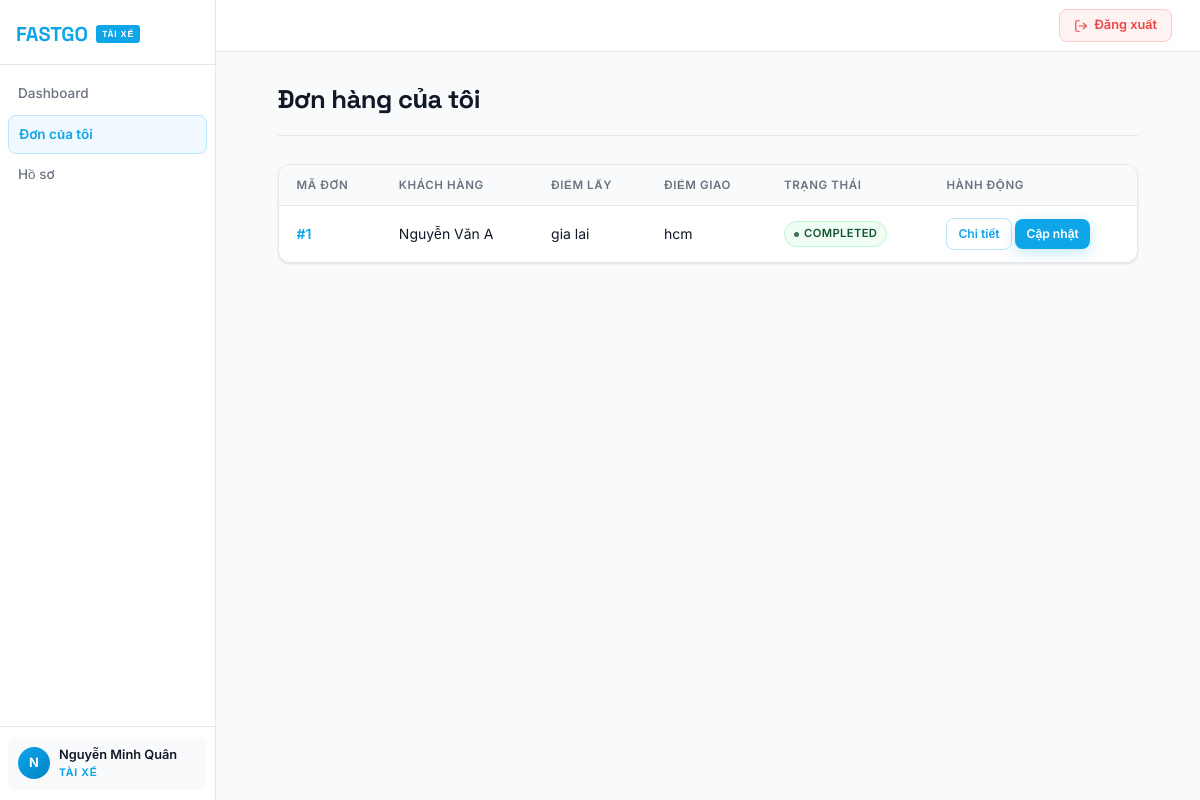
Screenshot of /driver/my-orders.php (signed in) with the database file from the repository.
### tables this page shows
CREATE TABLE `orders` (
  `id` int(11) NOT NULL,
  `customer_id` int(11) NOT NULL,
  `driver_id` int(11) DEFAULT NULL,
  `staff_id` int(11) DEFAULT NULL,
  `pickup_address` text NOT NULL,
  `delivery_address` text NOT NULL,
  `weight` decimal(10,2) DEFAULT NULL,
  `price` decimal(10,2) DEFAULT NULL,
  `status` enum('pending','assigned','picked_up','delivering','completed','cancelled') DEFAULT 'pending',
  `created_at` timestamp NOT NULL DEFAULT current_timestamp(),
  `distance_km` decimal(8,2) DEFAULT 0.00 COMMENT 'Khoảng cách km',
  `package_type` varchar(20) DEFAULT 'small' COMMENT 'Loại hàng: document/small/medium/large/fragile/food',
  `note` text DEFAULT NULL COMMENT 'Ghi chú của khách',
  `goods_value` decimal(12,2) DEFAULT 0.00 COMMENT 'Giá trị hàng hóa',
  `shipping_fee` decimal(12,2) DEFAULT 0.00 COMMENT 'Phí ship hệ thống tính',
  `fee_approved` tinyint(1) DEFAULT 0 COMMENT '1 = nhân viên đã duyệt phí'
);

CREATE TABLE `users` (
  `id` int(11) NOT NULL,
  `fullname` varchar(255) NOT NULL,
  `email` varchar(255) NOT NULL,
  `phone` varchar(20) DEFAULT NULL,
  `password` varchar(255) NOT NULL,
  `role` enum('admin','staff','driver','customer') DEFAULT 'customer',
  `status` enum('active','locked') NOT NULL DEFAULT 'active',
  `cccd` varchar(20) DEFAULT NULL,
  `birthdate` date DEFAULT NULL,
  `education` varchar(100) DEFAULT NULL,
  `vehicle_plate` varchar(20) DEFAULT NULL,
  `address` text DEFAULT NULL,
  `hometown` varchar(255) DEFAULT NULL,
  `ethnicity` varchar(100) DEFAULT NULL,
  `gender` varchar(20) DEFAULT NULL,
  `nationality` varchar(100) DEFAULT NULL,
  `religion` varchar(100) DEFAULT NULL,
  `license_type` varchar(20) DEFAULT NULL,
  `created_at` timestamp NOT NULL DEFAULT current_timestamp()
);

### driver/my-orders.php (the view, shortened to what this page needs)
<?php
require "../includes/db.php";
$driver_id = $_SESSION['user']['id'];
$stmt = $conn->prepare("
 SELECT orders.*, users.fullname AS customer_name
 FROM orders
 JOIN users ON orders.customer_id = users.id
 WHERE driver_id=?
 ORDER BY orders.id DESC
");
$stmt->execute([$driver_id]);
$orders = $stmt->fetchAll(PDO::FETCH_ASSOC);
include "../includes/header-nhanvien.php";
?>
<div class="page-header"><h2>Đơn hàng của tôi</h2></div>
<div class="table-wrap">
<table>
<thead>
<tr>
 <th>Mã đơn</th>
 <th>Khách hàng</th>
 <th>Điểm lấy</th>
 <th>Điểm giao</th>
 <th>Trạng thái</th>
 <th>Hành động</th>
</tr>
</thead>
<tbody>
<?php foreach ($orders as $order): ?>
<tr>
 <td><strong>#<?= $order['id'] ?></strong></td>
 <td><?= htmlspecialchars($order['customer_name']) ?></td>
 <td><?= htmlspecialchars($order['pickup_address']) ?></td>
 <td><?= htmlspecialchars($order['delivery_address']) ?></td>
 <td><span class="badge badge-<?= $order['status'] ?>"><?= $order['status'] ?></span></td>
 <td>
 <a href="order-detail.php?id=<?= $order['id'] ?>" class="btn btn-outline btn-sm">Chi tiết</a>
 <a href="update-status.php?id=<?= $order['id'] ?>" class="btn btn-primary btn-sm">Cập nhật</a>
 </td>
</tr>
<?php endforeach; ?>
</tbody>
</table>
</div>
<?php include "../includes/footer.php"; ?>

### assets/css/style.css (style rules this page uses)
:root { --brand: #F97316; --brand-dark: #C2410C; --brand-mid: #EA580C; --brand-glow: rgba(249,115,22,.16); --brand-light: #FFF7ED; --brand-border: #FED7AA; --accent: #0EA5E9; --text: #111827; --text-muted: #6B7280; --text-light: #9CA3AF; --bg: #F9FAFB; --bg-alt: #F3F4F6; --surface: #FFFFFF; --surface-2: #F9FAFB; --border: #E5E7EB; --border-dark: #D1D5DB; --shadow-xs: 0 1px 2px rgba(0,0,0,.05); --shadow-sm: 0 1px 3px rgba(0,0,0,.08), 0 1px 2px rgba(0,0,0,.04); --shadow: 0 4px 6px rgba(0,0,0,.06), 0 2px 4px rgba(0,0,0,.04); --shadow-md: 0 10px 15px rgba(0,0,0,.06), 0 4px 6px rgba(0,0,0,.04); --shadow-lg: 0 20px 25px rgba(0,0,0,.07), 0 8px 10px rgba(0,0,0,.04); --shadow-brand: 0 4px 14px rgba(249,115,22,.3); --radius-xs: 4px; --radius-sm: 8px; --radius: 12px; --radius-lg: 16px; --radius-xl: 24px; --transition: .15s cubic-bezier(.4,0,.2,1); --transition-md: .25s cubic-bezier(.4,0,.2,1); --role-color: #F97316; --role-dark: #C2410C; --role-mid: #EA580C; --role-light: #FFF7ED; --role-border: #FED7AA; --role-glow: rgba(249,115,22,.14); }
*, *::before, *::after { box-sizing: border-box; margin: 0; padding: 0; }
html { scroll-behavior: smooth; }
body { font-family: 'Inter', sans-serif; background: var(--bg); color: var(--text); min-height: 100vh; line-height: 1.6; -webkit-font-smoothing: antialiased; -moz-osx-font-smoothing: grayscale; font-size: 15px; }
.page-header { padding: 32px 0 20px; margin-bottom: 28px; display: flex; align-items: flex-end; justify-content: space-between; border-bottom: 1px solid var(--border); gap: 16px; }
.page-header h1, .page-header h2 { font-family: 'Space Grotesk', sans-serif; font-size: 1.6rem; font-weight: 700; color: var(--text); letter-spacing: -0.5px; margin: 0; line-height: 1.2; }
.table-wrap { background: var(--surface); border-radius: var(--radius); box-shadow: var(--shadow-sm); border: 1px solid var(--border); overflow: hidden; margin-bottom: 24px; }
table { width: 100%; border-collapse: collapse; }
table th { background: var(--surface-2); color: var(--text-muted); font-weight: 600; font-size: 0.72rem; text-transform: uppercase; letter-spacing: 0.6px; padding: 11px 18px; text-align: left; border-bottom: 1px solid var(--border); }
table td { padding: 12px 18px; border-bottom: 1px solid var(--border); font-size: 0.875rem; color: var(--text); vertical-align: middle; }
table tr:last-child td { border-bottom: none; }
table tbody tr { transition: background var(--transition); }
table td strong { font-weight: 600; color: var(--role-color); }
.badge { display: inline-flex; align-items: center; gap: 5px; padding: 3px 9px; border-radius: 20px; font-size: 0.7rem; font-weight: 600; text-transform: uppercase; letter-spacing: 0.4px; border: 1px solid transparent; }
.badge::before { content: ''; width: 5px; height: 5px; border-radius: 50%; background: currentColor; opacity: .8; flex-shrink: 0; }
.badge-completed { background: #F0FDF4; color: #14532D; border-color: #BBF7D0; }
.btn { display: inline-flex; align-items: center; justify-content: center; gap: 6px; padding: 8px 18px; border-radius: var(--radius-sm); font-family: 'Inter', sans-serif; font-weight: 600; font-size: 0.84rem; cursor: pointer; border: none; transition: var(--transition); text-decoration: none; white-space: nowrap; }
.btn-primary { background: var(--role-color); color: #fff; box-shadow: var(--shadow-brand); }
.btn-outline { background: transparent; color: var(--role-color); border: 1.5px solid var(--role-border); }
.btn-sm { padding: 5px 11px; font-size: 0.76rem; }
a { color: var(--role-color); text-decoration: none; font-weight: 500; transition: opacity var(--transition); }
h1, h2, h3 { font-family: 'Space Grotesk', sans-serif; font-weight: 700; margin-bottom: 14px; letter-spacing: -0.3px; }
h2 { font-size: 1.35rem; }
body.has-sidebar { display: flex; min-height: 100vh; }
.stat-card, .nav-card, .form-card, .table-wrap, .section-card { animation: fadeInUp .3s ease both; }

### rows the page displays
orders: id "1", customer.fullname "Nguyễn Văn A", pickup_address "gia lai", delivery_address "hcm", status "COMPLETED"

### other values shown
$role_label "TÀI XẾ"
$item['label'] "Dashboard"
$item['label'] "Đơn của tôi"
$item['label'] "Hồ sơ"
$initials "N"
$fullname "Nguyễn Minh Quân"
